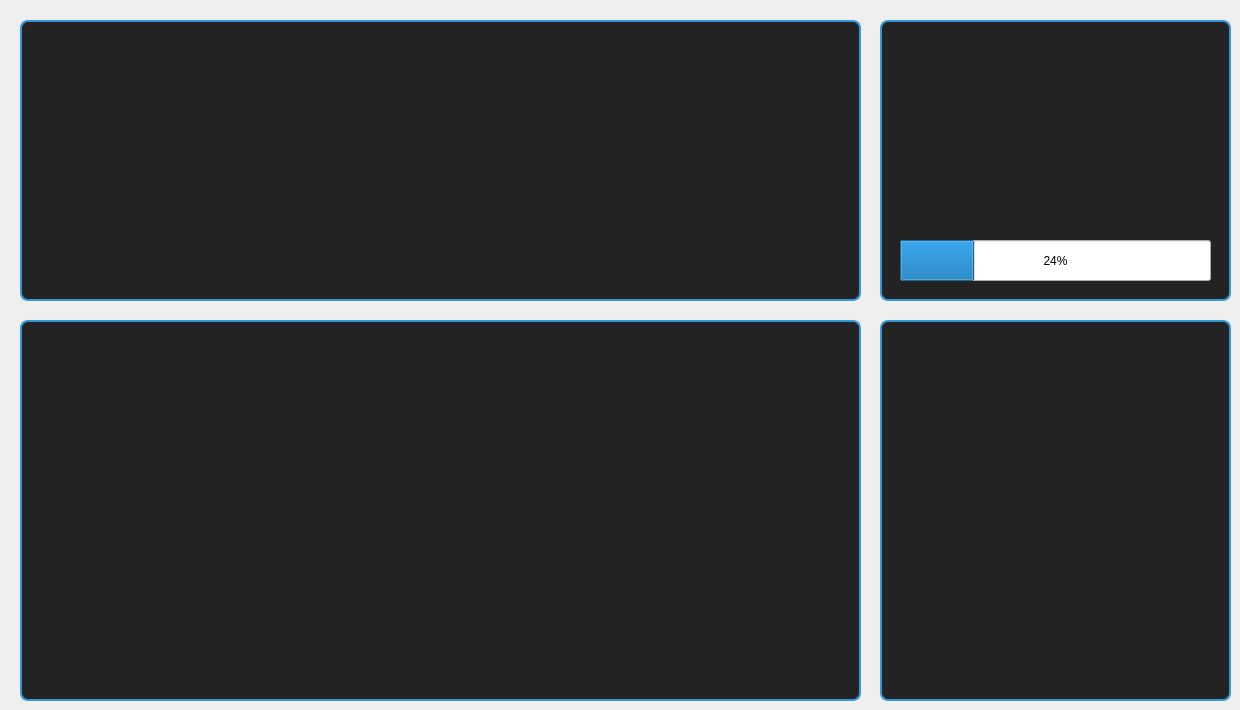
              <widget class="QWidget" name="tab">
               <attribute name="title">
                <string>Aperçu</string>
               </attribute>
               <widget class="QFrame" name="frame">
                <property name="geometry">
                 <rect>
                  <x>880</x>
                  <y>20</y>
                  <width>351</width>
                  <height>281</height>
                 </rect>
                </property>
                <property name="styleSheet">
                 <string notr="true">QFrame {
    background-color: #232323;
    border-radius: 8px;
    border: 2px solid #3498db;
}</string>
                </property>
                <property name="frameShape">
                 <enum>QFrame::Shape::StyledPanel</enum>
                </property>
                <property name="frameShadow">
                 <enum>QFrame::Shadow::Raised</enum>
                </property>
                <widget class="QProgressBar" name="progressBar">
                 <property name="geometry">
                  <rect>
                   <x>20</x>
                   <y>220</y>
                   <width>311</width>
                   <height>41</height>
                  </rect>
                 </property>
                 <property name="styleSheet">
                  <string notr="true">radius: 8px;</string>
                 </property>
                 <property name="value">
                  <number>24</number>
                 </property>
                </widget>
               </widget>
               <widget class="QFrame" name="frame_2">
                <property name="geometry">
                 <rect>
                  <x>20</x>
                  <y>20</y>
                  <width>841</width>
                  <height>281</height>
                 </rect>
                </property>
                <property name="styleSheet">
                 <string notr="true">QFrame {
    background-color: #232323;
    border-radius: 8px;
    border: 2px solid #3498db;
}</string>
                </property>
                <property name="frameShape">
                 <enum>QFrame::Shape::StyledPanel</enum>
                </property>
                <property name="frameShadow">
                 <enum>QFrame::Shadow::Raised</enum>
                </property>
               </widget>
               <widget class="QFrame" name="frame_4">
                <property name="geometry">
                 <rect>
                  <x>20</x>
                  <y>320</y>
                  <width>841</width>
                  <height>381</height>
                 </rect>
                </property>
                <property name="styleSheet">
                 <string notr="true">QFrame {
    background-color: #232323;
    border-radius: 8px;
    border: 2px solid #3498db;
}</string>
                </property>
                <property name="frameShape">
                 <enum>QFrame::Shape::StyledPanel</enum>
                </property>
                <property name="frameShadow">
                 <enum>QFrame::Shadow::Raised</enum>
                </property>
               </widget>
               <widget class="QFrame" name="frame_5">
                <property name="geometry">
                 <rect>
                  <x>880</x>
                  <y>320</y>
                  <width>351</width>
                  <height>381</height>
                 </rect>
                </property>
                <property name="styleSheet">
                 <string notr="true">QFrame {
    background-color: #232323;
    border-radius: 8px;
    border: 2px solid #3498db;
}</string>
                </property>
                <property name="frameShape">
                 <enum>QFrame::Shape::StyledPanel</enum>
                </property>
                <property name="frameShadow">
                 <enum>QFrame::Shadow::Raised</enum>
                </property>
               </widget>
              </widget>
